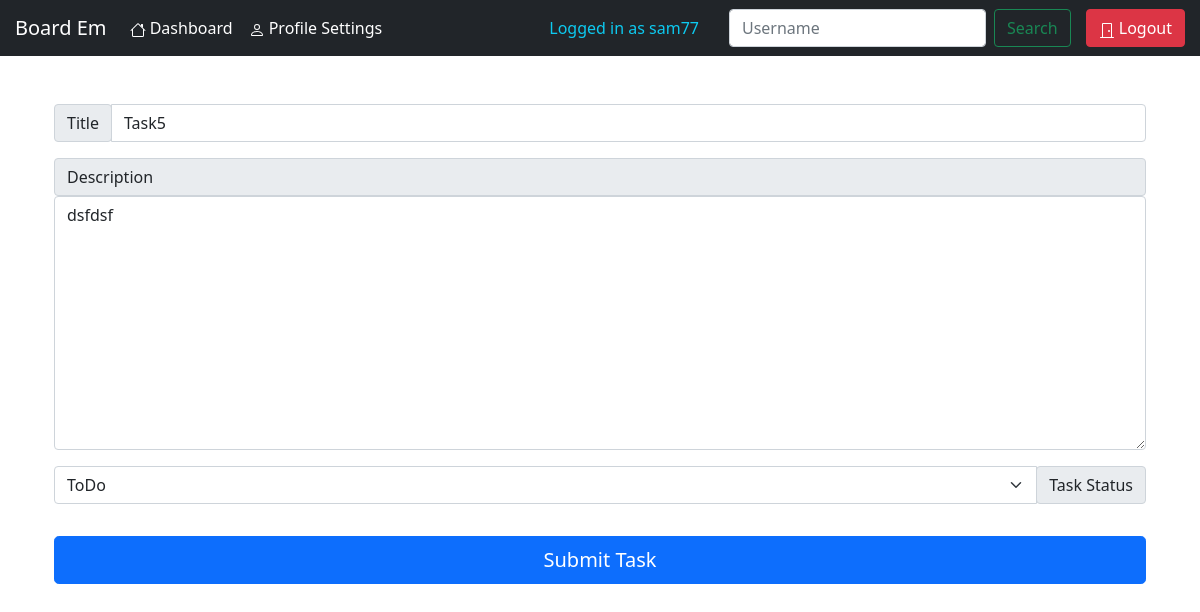
/account/update_task/f8bc4ea7-b064-4edd-b035-c5ea774e8f41/ (signed in), run on the app's committed database.
### Intendance/models.py (models this page shows, shortened)
class Task(models.Model):
    status_choice = (
        ('todo', 'ToDo'),
        ('inprogress', 'In-Progress'),
        ('testing', 'Testing'),
        ('completed', 'Completed'),
    )
    task_id = models.UUIDField(default=uuid.uuid4, unique=True, primary_key=True, editable=False)
    project = models.ForeignKey(Project, on_delete=models.CASCADE)
    title = models.CharField(max_length=200)
    description = models.TextField(null=True, blank=True)
    task_status = models.CharField(max_length=100, choices=status_choice, default='todo')
    created_by = models.ForeignKey(User, on_delete=models.DO_NOTHING, null=True, blank=True)
    created_date = models.DateField(auto_now_add=True)
    modified_date = models.DateField(auto_now=True)

### Intendance/views.py (the view, shortened to what this page needs)
# urls.py: path('update_task/<str:task_id>/', views.update_task_page, name="update-task"),
@login_required(login_url='login')
def update_task_page(request, task_id):
    task = Task.objects.get(task_id=task_id)
    form = TaskFormCRUD(instance=task)
    data = {
        'form':form,
    }
    return render(request, "Intendance/task_CRUD.html", data)

### Intendance/forms.py
class TaskFormCRUD(forms.ModelForm):
    class Meta:
        model = Task
        fields = '__all__'

### templates/Intendance/task_CRUD.html (shortened to what this page needs)
{% extends 'Intendance/base_layout.html' %}
{% load widget_tweaks %}
{% load static %}
{% block CRUD_task_content %}
<div class="container ml-5 mt-5 ">
<form action="" method="POST">
    <div class="my-3">
        <div class="input-group">
          <div class="input-group-prepend">
            <div class="input-group-text">Title</div>
          </div>
          {% render_field form.title class="form-control" %}
        </div>
    </div>
    <div class="my-3">
      <div class="input-group-prepend">
        <div class="input-group-text">Description</div>
      </div>
    {% render_field form.description class="form-control" %}
    </div>
    <div class="my-3">
        <div class="input-group">
        {% render_field form.task_status class="form-select  mb-3" %}
            <div class="input-group-prepend ">
                <div class="input-group-text">Task Status</div>
            </div>
        </div>
    </div>
    <div>
    <input type="submit" value="Submit Task" class="btn btn-primary btn-lg btn-block" style="width:-webkit-fill-available" />
    </div>
</form>
</div>
{% endblock CRUD_task_content %}

### templates/Intendance/account_navbar.html (shortened to what this page needs)
<nav class="navbar navbar-expand-lg navbar-dark bg-dark">
    <a style="margin-left:15px;margin-right:15px" class="navbar-brand" href="{% url 'acc-page' %}" >Board Em</a>
    <div class="collapse navbar-collapse" id="navbarText">
      <ul class="navbar-nav nav justify-content-end">
          <li class="nav-item"><a class="nav-link text-white" href="{% url 'acc-page' %}">
            Dashboard</a></li>
            <li class="nav-item"><a class="nav-link text-white" href="{% url 'profile' %}">
              Profile Settings</a></li>
      </ul>
    </div>
    <span class="navbar-text text-info" style="margin:0 30px 0 30px">
      Logged in as {{ user.username }}
    </span>
    <form class="d-flex" role="search" action="{% url 'search-user' %}" method="POST">
      <input class="form-control me-2" type="search" placeholder="Username" aria-label="Search" name="username" autocomplete="off">
      <button class="btn btn-outline-success" type="submit">Search</button>
    </form>
    <ul class="navbar-nav nav justify-content-end pull-right" style="margin-left:15px;margin-right:15px">
      <li class="nav-item"><a class="btn btn-danger" href="{% url 'logout' %}">
        <svg xmlns="http://www.w3.org/2000/svg" width="16" height="16" fill="currentColor" class="bi bi-door-closed" viewBox="0 0 16 16">
          <path d="M3 2a1 1 0 0 1 1-1h8a1 1 0 0 1 1 1v13h1.5a.5.5 0 0 1 0 1h-13a.5.5 0 0 1 0-1H3V2zm1 13h8V2H4v13z"/>
          <path d="M9 9a1 1 0 1 0 2 0 1 1 0 0 0-2 0z"/>
        </svg>
        Logout</a></li>
    </ul>
</nav>

### data on the page
Task: title "Task5", description "dsfdsf", task_status "ToDo"

### other printed values
{{ user.username }} "sam77"
